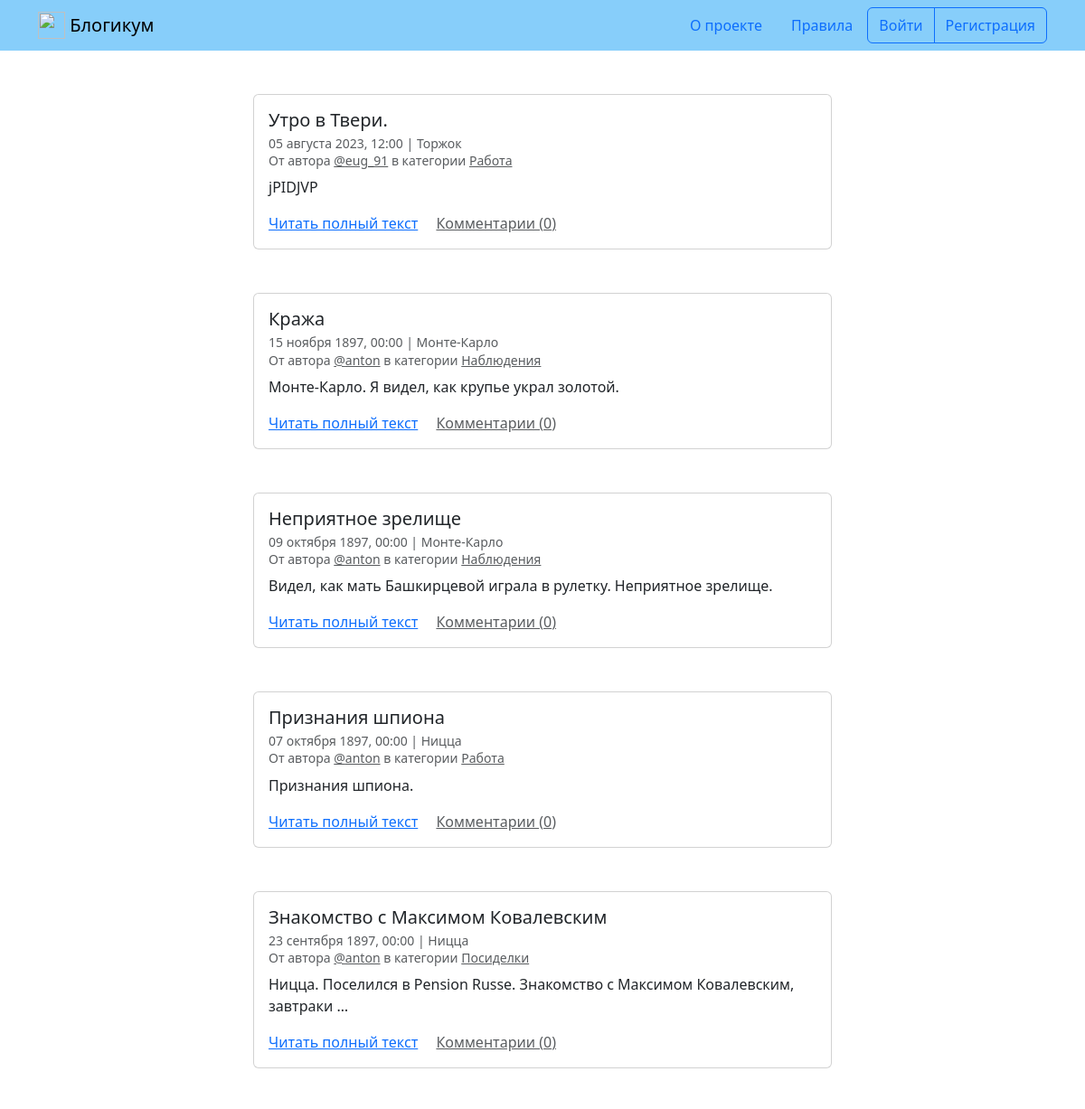
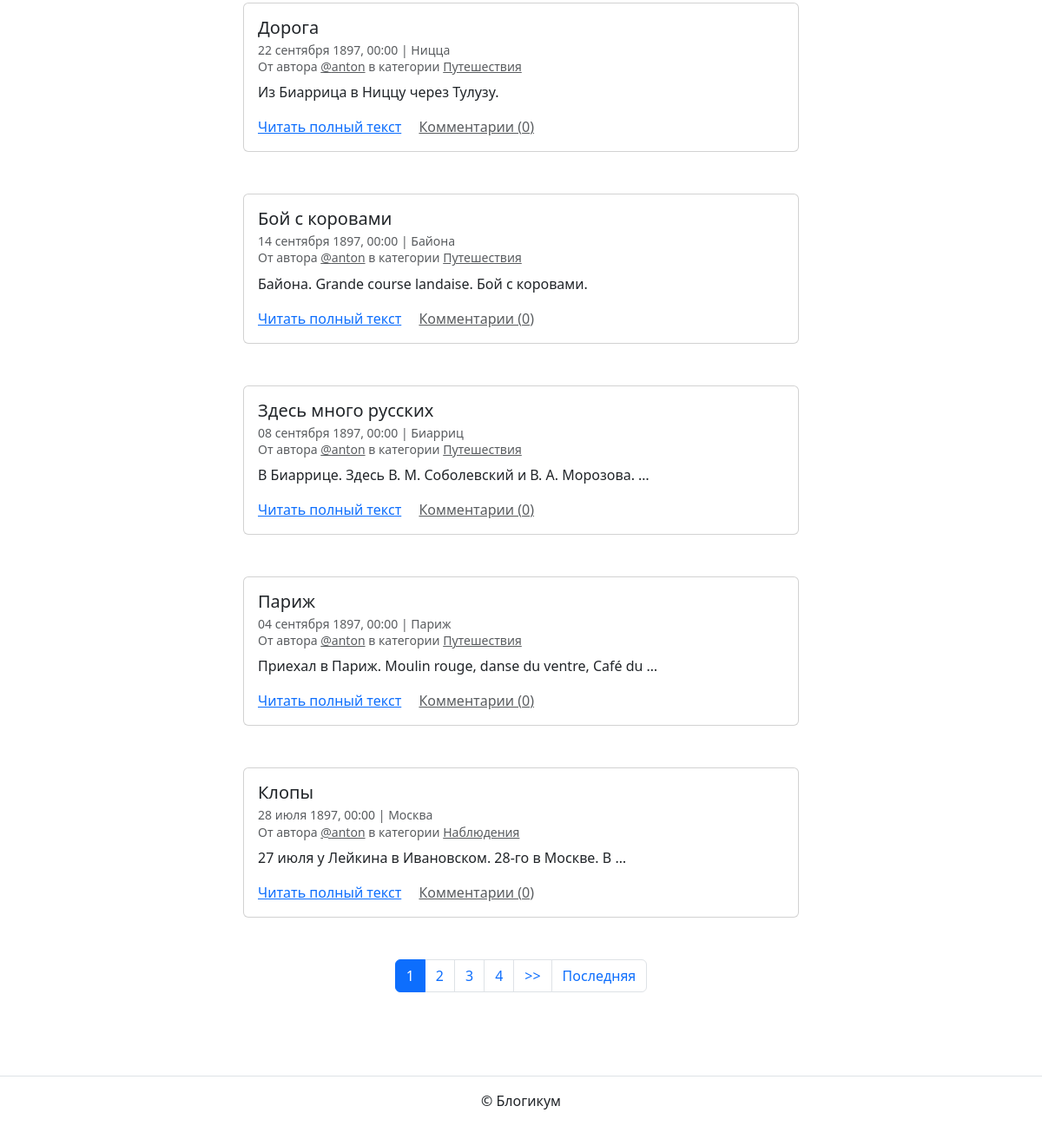
The app's page /, older data (2 pictures, top to bottom).
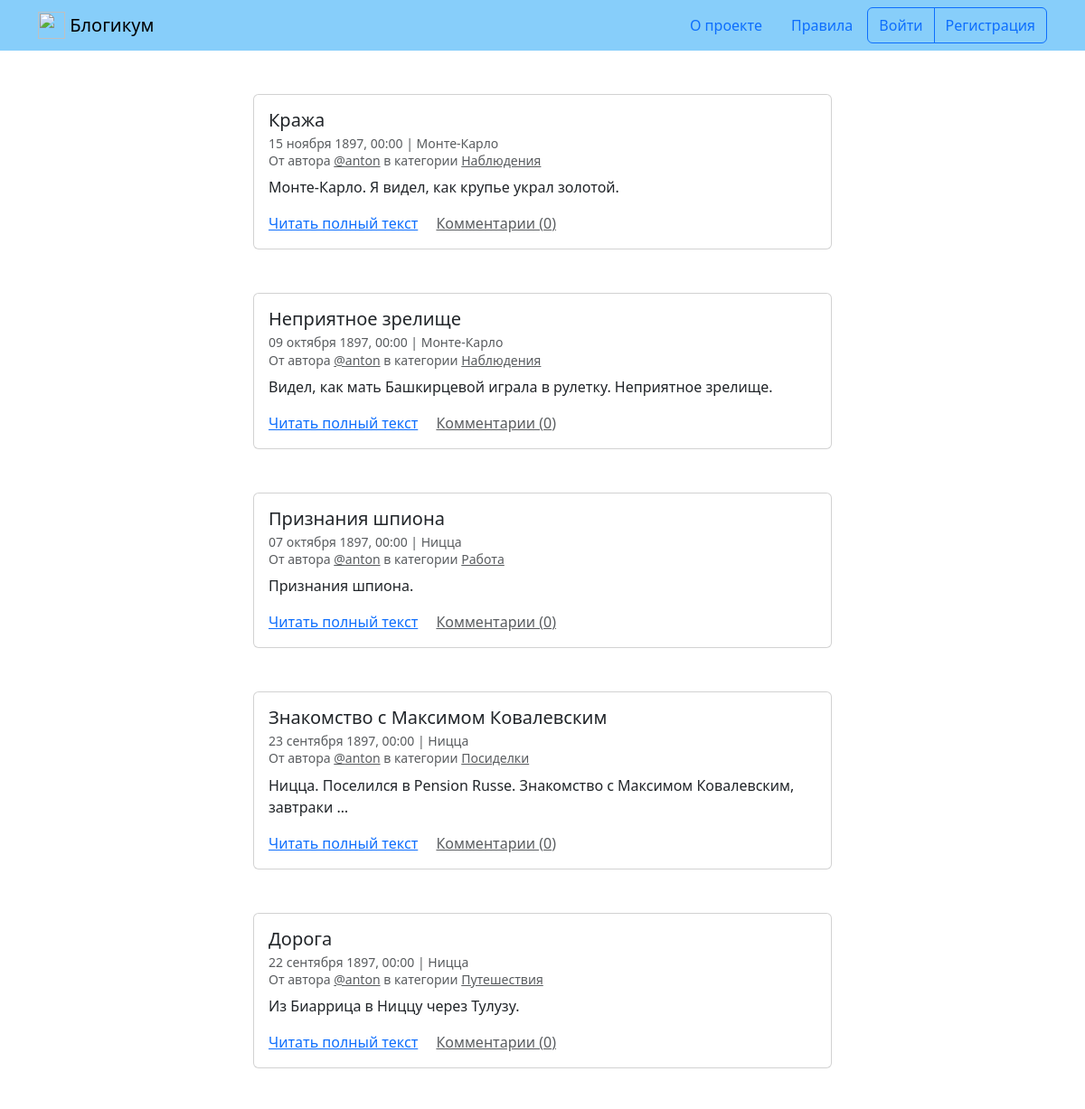
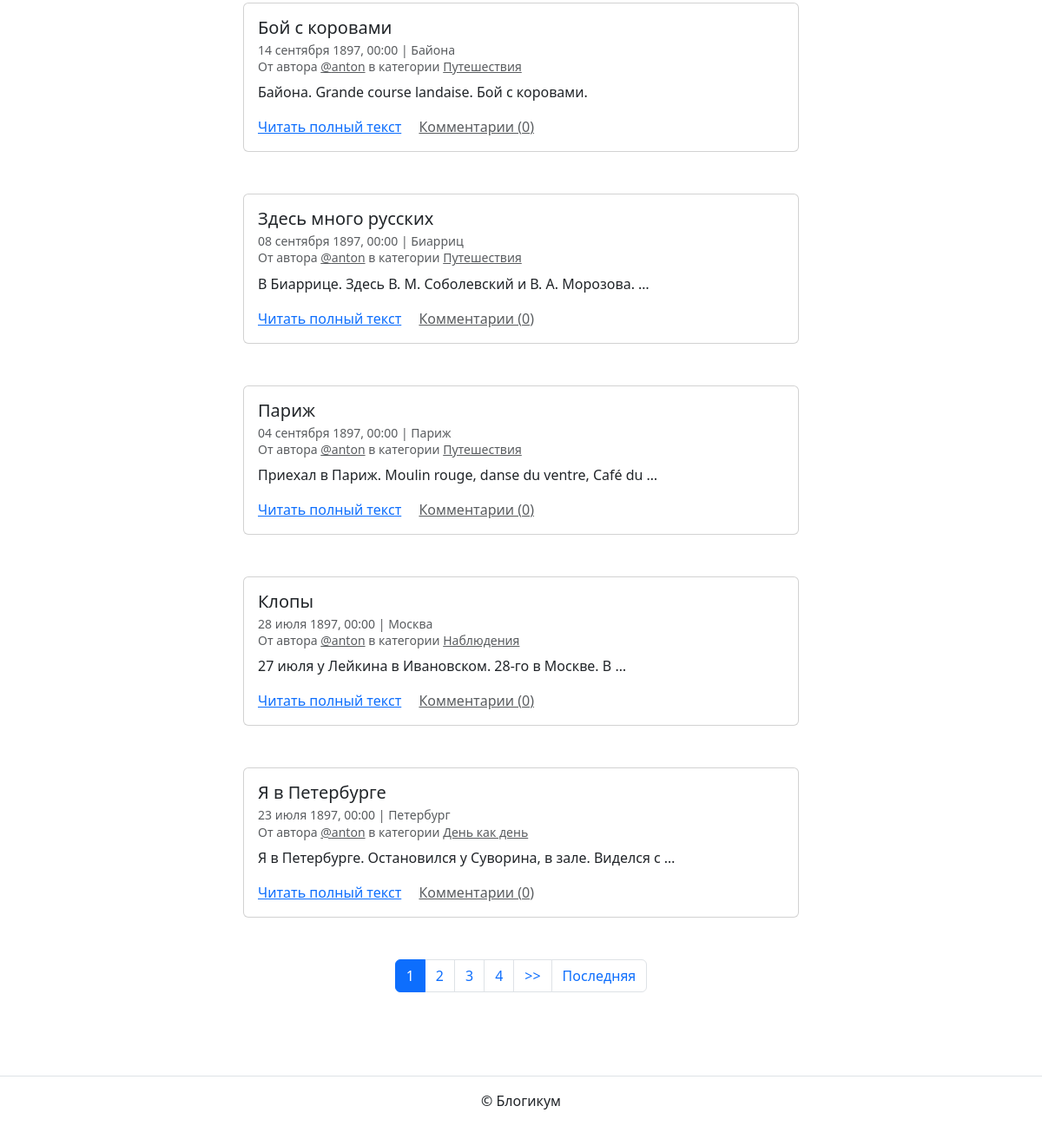
The same page, newer data (2 pictures, top to bottom).
### blog/models.py (models this page shows, shortened)
class CreatedPublishedModel(models.Model):
    is_published = models.BooleanField(
        'Опубликовано',
        default=True,
        help_text='Снимите галочку, чтобы скрыть публикацию.'
    )
    created_at = models.DateTimeField(
        'Добавлено',
        auto_now_add=True
    )
    class Meta:
        abstract = True

class Post(CreatedPublishedModel):
    title = models.CharField(
        'Заголовок',
        max_length=256
    )
    text = models.TextField(
        'Текст'
    )
    pub_date = models.DateTimeField(
        'Дата и время публикации',
        help_text=('Если установить дату и время в будущем — '
                   'можно делать отложенные публикации.')
    )
    author = models.ForeignKey(
        User,
        on_delete=models.CASCADE,
        verbose_name='Автор публикации',
        related_name='posts'
    )
    location = models.ForeignKey(
        'Location',
        on_delete=models.SET_NULL,
        null=True,
        blank=True,
        verbose_name='Местоположение',
        related_name='posts'
    )
    category = models.ForeignKey(
        'Category',
        on_delete=models.SET_NULL,
        null=True,
        verbose_name='Категория',
        related_name='posts'
    )
    image = models.ImageField(
        'Фото',
        upload_to='posts_images',
        blank=True
    )
    published_posts = PostManager()
    objects = models.Manager()
    class Meta:
        verbose_name = 'публикация'
        verbose_name_plural = 'Публикации'
        ordering = ('-pub_date', )

class Location(CreatedPublishedModel):
    name = models.CharField(
        'Название места',
        max_length=256
    )
    class Meta:
        verbose_name = 'местоположение'
        verbose_name_plural = 'Местоположения'

class Category(CreatedPublishedModel):
    title = models.CharField(
        'Заголовок',
        max_length=256
    )
    description = models.TextField(
        'Описание'
    )
    slug = models.SlugField(
        'Идентификатор',
        unique=True,
        help_text=('Идентификатор страницы для URL; '
                   'разрешены символы латиницы, цифры, дефис и подчёркивание.')
    )
    class Meta:
        verbose_name = 'категория'
        verbose_name_plural = 'Категории'

### blog/views.py (the view)
class IndexListView(
    ListView
):
    template_name = 'blog/index.html'
    paginate_by = settings.COUNT_POSTS
    queryset = get_published_posts(
    ).annotate(
        comment_count=Count("comments")
    ).order_by(
        '-pub_date'
    )

### templates/blog/index.html (shortened to what this page needs)
{% extends "base.html" %}
{% block content %}
  {% for post in page_obj %}
    <article class="mb-5">
      {% include "includes/post_card.html" %}
    </article>
  {% endfor %}
  {% include "includes/paginator.html" %}
{% endblock %}

### templates/includes/post_card.html (shortened to what this page needs)
<div class="col d-flex justify-content-center">
  <div class="card" style="width: 40rem;">
    <div class="card-body">
      <h5 class="card-title">{{ post.title }}</h5>
      <h6 class="card-subtitle mb-2 text-muted">
        <small>
          {{ post.pub_date|date:"d E Y, H:i" }} | {% if post.location and post.location.is_published %}{{ post.location.name }}{% else %}Планета Земля{% endif %}<br>
          От автора <a class="text-muted" href="{% url 'blog:profile' post.author %}">@{{ post.author.username }}</a> в
          категории {% include "includes/category_link.html" %}
        </small>
      </h6>
      <p class="card-text">{{ post.text|truncatewords:10 }}</p>
      <a href="{% url 'blog:post_detail' post.id %}" class="card-link">Читать полный текст</a>
      <a href="{% url 'blog:post_detail' post.id %}" class="card-link text-muted">Комментарии ({{ post.comment_count }})</a>
    </div>
  </div>
</div>

### templates/includes/category_link.html
<a class="text-muted" href="{% url 'blog:category_posts' post.category.slug %}">
  {{ post.category.title }}
</a>

Row changes from the older to the newer data that the page shows:
removed Post: title "Утро в Твери.", pub_date "05 августа 2023, 12:00", location.name "Торжок", author.username "eug_91", category "Работа", text "jPIDJVP", comment_count "0"
now on this page (row unchanged): Post: title "Я в Петербурге", pub_date "23 июля 1897, 00:00", location.name "Петербург", author.username "anton", category "День как день", text "Я в Петербурге. Остановился у Суворина, в зале. Виделся с …", comment_count "0"
